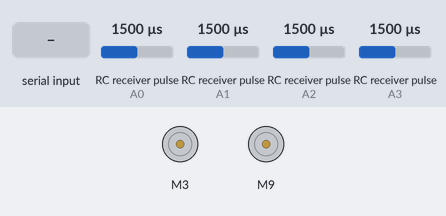
Bench run of a sketch on a simulated Arduino Uno, built with avr-gcc and run on an emulated ATmega328P. Parts: 2 × DC motor (green arrow = forward, orange = backward, longer = faster). Wiring (inferred from the names in the program): 4 × RC receiver channel: data A0 / data A1 / data A2 / data A3. The inputs (shaded band) are chosen by the test bench; at power-on: RC receiver pulse (sensors on A0, A1, A2, A3) 1500 µs. What the sketch prints to the serial monitor is not drawn.

Above: at 4.3 s.
4.4 s: "A" received over Serial
At 5.0 s:
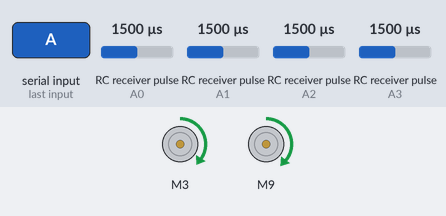
6.0 s: RC receiver pulse (sensor on A0) set to 1020 µs
At 6.6 s:
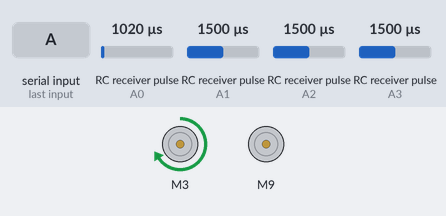
7.7 s: RC receiver pulse (sensor on A1) set to 1020 µs
At 8.4 s:
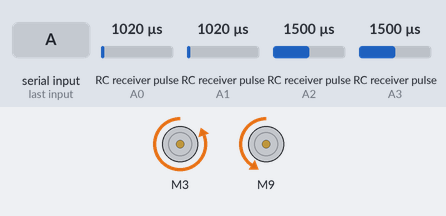
9.4 s: RC receiver pulse (sensor on A2) set to 1020 µs
At 10.3 s:
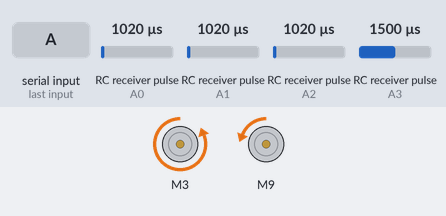
11.2 s: RC receiver pulse (sensor on A0) set to 1250 µs
At 12.2 s:
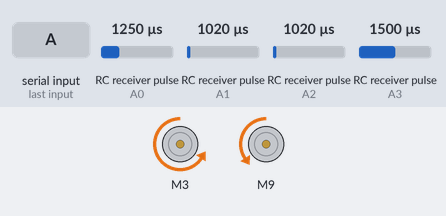
12.9 s: RC receiver pulse (sensor on A1) set to 1250 µs
At 13.8 s:
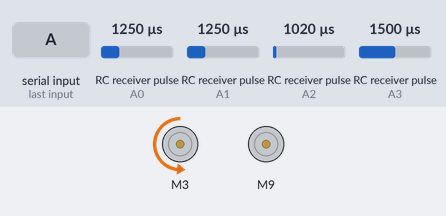
Timing chart, 0 to 15.6 s (numbered marks = the images above; inputs shaded):
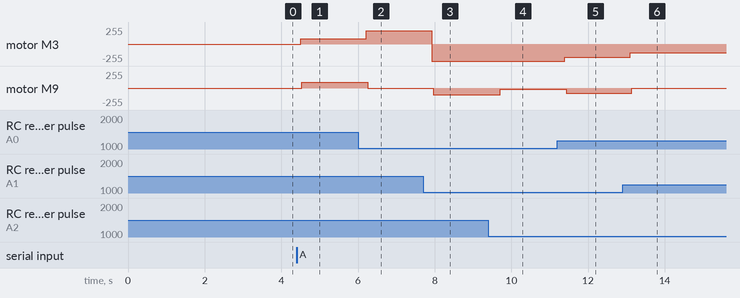

The sketch:

soldrake.ino
```cpp
// pins for motor driver X
#define RPWM_X 3 // define pin 3 for RPWM pin (output)
#define R_EN_X 4 // define pin 2 for R_EN pin (input)
#define R_IS_X 5 // define pin 5 for R_IS pin (output)

#define LPWM_X 6 // define pin 6 for LPWM pin (output)
#define L_EN_X 7 // define pin 7 for L_EN pin (input)
#define L_IS_X 8 // define pin 8 for L_IS pin (output)
// motor driver X pins end here

// pins for motor driver Y
#define RPWM_Y 9 // define pin 9 for RPWM pin (output)
#define R_EN_Y 10 // define pin 10 for R_EN pin (input)
#define R_IS_Y 12 // define pin 12 for R_IS pin (output)

#define LPWM_Y 11 // define pin 11 for LPWM pin (output)
#define L_EN_Y 2 // define pin 7 for L_EN pin (input)
#define L_IS_Y 13 // define pin 8 for L_IS pin (output)
// motor driver Y pins end here

#define CW 1 //
#define CCW 0 //
#define debug 1 //

//// R/C Channel Pin-Map
#define CH1 A0
#define CH2 A1
#define CH3 A2
#define CH4 A3
//#define CH5 A4

#define carLED A5

#include <RobojaxBTS7960.h>
RobojaxBTS7960 motorX(R_EN_X,RPWM_X,R_IS_X, L_EN_X,LPWM_X,L_IS_X,debug);//define motor 1 object
RobojaxBTS7960 motorY(R_EN_Y,RPWM_Y,R_IS_Y, L_EN_Y,LPWM_Y,L_IS_Y,debug);//define motor 2 object and the same way for other motors


char command=NULL;            //Int to store app command state.
int speedCar = 100;     // 50 - 255.
int speed_Coeff = 3;

int rcCH1 = 0; // Left - Right
int rcCH2 = 0; // Forward - Reverse
int rcCH3 = 0; // Acceleration
int rcCH4 = 0; //
int rcCH5 = 0; // knob/sweep


// Motor Speed Values - Start at zero
int MotorSpeedX = 0;
int MotorSpeedY = 0;

// Motor Direction Values - 0 = backward, 1 = forward
int MotorDirX = 1;
int MotorDirY = 1;

void fwdX(int speed_pwm){
  motorX.rotate(speed_pwm,CW);
  delay(10);
  }
void fwdY(int speed_pwm){
  motorY.rotate(speed_pwm,CW);
  delay(10);
  }
void backX(int speed_pwm){
  motorX.rotate(speed_pwm,CCW);
  delay(10);
  }
void backY(int speed_pwm){
  motorY.rotate(speed_pwm,CCW);
  delay(10);
  }

void stop_disable(){
  motorX.stop();
  motorY.stop();
  delay(20);
  }

// Control MotorDriver X
void mControlX(int mspeed, int mdir) {

  // Determine direction
  if (mdir == 0) {
    // Motor backward
    Serial.print("Going Back X | Motor Speed: ");
    backX(mspeed);
    Serial.println(mspeed);

  } else {
    // Motor forward
    Serial.println("Going Ahead X | Motor Speed: ");
    fwdX(mspeed);
    Serial.println(mspeed);
  }

}

// Control MotorDriver Y
void mControlY(int mspeed, int mdir) {

  // Determine direction
  if (mdir == 0) {
    // Motor backward
    Serial.println("Going Back Y | Motor Speed: ");
    backY(mspeed);
    Serial.println(mspeed);

  } else {
    // Motor forward
    Serial.println("Going Ahead Y | Motor Speed: ");
    fwdY(mspeed);
    Serial.println(mspeed);
  }

}

// Read the number of a given channel and convert to the range provided.
// If the channel is off, return the default value
int readChannel(byte channelInput, int minLimit, int maxLimit, int defaultValue) {
   int ch = pulseIn(channelInput, HIGH, 30000);
  if (ch < 100) return defaultValue;
  return map(ch, 1000, 2000, minLimit, maxLimit);
}

// Read the channel and return a boolean value
bool readSwitch(byte channelInput, bool defaultValue) {
  int intDefaultValue = (defaultValue) ? 100 : 0;
  int ch = readChannel(channelInput, 0, 100, intDefaultValue);
  return (ch > 50);
}


void setup(){


   Serial.begin(9600);


  motorX.begin();
  motorY.begin();

  pinMode(CH1, INPUT);
  pinMode(CH2, INPUT);
  pinMode(CH3, INPUT);
  pinMode(CH4, INPUT);
 // pinMode(CH5, INPUT);

  rcCH1 = map(readChannel(CH1, -100, 100, 0), -80, 80, -100, 100);
  rcCH2 = map(readChannel(CH2, -100, 100, 0), -70, 70, -100, 100);
  rcCH3 = constrain(map(readChannel(CH3, 0, 155, 0), 20, 130, 0, 155), 0, 255);
  //rcCH5 = readChannel(CH5, -100, 100, 0);
  rcCH4 = map(readChannel(CH4, -100, 100, 0), -80, 80, -100, 100);

  // Set LED pin as output

  Serial.println("Initiating Rover");
  // Keep motors on standby for two seconds & flash LED
  stop_disable();
  digitalWrite(carLED, HIGH);
  delay (1000);
  digitalWrite(carLED, LOW);
  delay (1000);
  Serial.println("Rover Standby.....");
  delay(1000);
  Serial.println("Select Options");
  Serial.println("A=RC-Mode, F=Forward, B=Backward, L=Left, R=Right, I=Forward LOW SPEED, G=Backward LOW SPEED, J=Right LOW SPEED, H=Left LOW SPEED, S=Stop Robot");
}

void goAheadFS(){

      Serial.println("Going Ahead FULL SPEED.......");
      fwdX(100);
      fwdY(100);

      delay(20);
  }

void goBackFS(){

      Serial.println("Going Back FULL SPEED.......");
      backX(100);
      backY(100);

      delay(20);
  }

void goLeftFS(){

      Serial.println("Going Left FULL SPEED.......");
      backY(100);
      fwdX(100);

      delay(20);
  }

  void goRightFS(){

      Serial.println("Going Right FULL SPEED.......");
      fwdY(100);
      backX(100);

      delay(20);
  }

void goAheadLS(){

      Serial.println("Going Ahead LOW SPEED.......");
      fwdX(speedCar/speed_Coeff);
      fwdY(speedCar/speed_Coeff);

      delay(20);
  }

void goBackLS(){

      Serial.println("Going Back LOW SPEED.......");
      backX(speedCar/speed_Coeff);
      backY(speedCar/speed_Coeff);

      delay(20);
  }

void goRightLS(){

      Serial.println("Going Right LOW SPEED.......");
      fwdY(speedCar/speed_Coeff);
      backX(speedCar/speed_Coeff);

      delay(20);
  }

void goLeftLS(){

      Serial.println("Going Left LOW SPEED.......");
      backY(speedCar/speed_Coeff);
      fwdX(speedCar/speed_Coeff);
      delay(20);
  }

void stopRobot(){

      Serial.println("Robot Standby.......");
      stop_disable();
      delay(20);

  }

////////////////////////////////////////////////

////////////////////////////////////////////////

void loop()
{

if(Serial.available()>=0)
{
  command = Serial.read();
  if(command == 'A' )
        {
          while(Serial.read()!='S')
              {
                //int k= Serial.read();
                //if (k=='S') break;
                digitalWrite(carLED, HIGH);
                //Reading channel Values
                Serial.println("....");
                Serial.println("R/C MODE ENABLED.  Press S to disable");
// Get RC channel values
  rcCH1 = map(readChannel(CH1, -100, 100, 0), -80, 80, -100, 100);
  rcCH2 = map(readChannel(CH2, -100, 100, 0), -70, 70, -100, 100);
  rcCH3 = constrain(map(readChannel(CH3, 0, 155, 0), 20, 130, 0, 155), 0, 255);
  //rcCH5 = readChannel(CH5, -100, 100, 0);
  rcCH4 = map(readChannel(CH4, -100, 100, 0), -80, 80, -100, 100);

  // Print values to serial monitor for debugging
  Serial.print("Ch1 = ");
  Serial.print(rcCH1);

  Serial.print(" Ch2 = ");
  Serial.print(rcCH2);

  Serial.print(" Ch3 = ");
  Serial.print(rcCH3);

  Serial.print(" Ch4 = ");
  Serial.print(rcCH4);

  Serial.print(" Ch5 = ");
  Serial.println(rcCH5);

  // Set speeds with channel 3 value
  MotorSpeedX = rcCH3;
  MotorSpeedY = rcCH3;

  // Set Mode with channel 6 value

    // Normal Mode

    // Turn off LED
//    digitalWrite(carLED, LOW);

    // Set forward/backward direction with channel 2 value
    if (rcCH2 >= 0) {
      //Forward
      MotorDirX = 1;
      MotorDirY = 1;
      Serial.println("Forward");
      delay(20);
    } else {
      //Backward
      MotorDirX = 0;
      MotorDirY = 0;
      Serial.println("Backward");
      delay(20);
    }

    // Add channel 2 speed
    MotorSpeedX = MotorSpeedX + abs(rcCH2);
    MotorSpeedY = MotorSpeedY + abs(rcCH2);

    // Set left/right offset with channel 1 value
    MotorSpeedX = MotorSpeedX - rcCH1;
    MotorSpeedY = MotorSpeedY + rcCH1;


  // Ensure that speeds are between 0 and 255
  MotorSpeedX = map(constrain(MotorSpeedX, 0, 255),0,255,0,100);
  MotorSpeedY = map(constrain(MotorSpeedY, 0, 255),0,255,0,100) + 2;

  if(MotorSpeedX <= 5){
    MotorSpeedX=0;
    }
  if(MotorSpeedY <= 5){
    MotorSpeedY=0;
    }

  //Drive Motors
  Serial.println("Driving Motors");
  mControlX(MotorSpeedX, MotorDirX);
  mControlY(MotorSpeedY, MotorDirY);

  // Print speed values to serial monitor for debugging
  Serial.print("MotorDriver X Speed = ");
  Serial.println(MotorSpeedX);
  Serial.print("MotorDriver Y Speed = ");
  Serial.println(MotorSpeedY);

  // Slight delay
  delay(50);


              }
        }

  else if (command=='F'||command=='B'||command=='L'||command=='R'||command=='I'||command=='G'||command=='J'||command=='H'||command=='S'||command=='W'||command=='w'||command=='D')
  {
  /*command = Serial.read();*/
  digitalWrite(carLED, LOW);

    switch (command) {
        case 'F':goAheadFS();break;
        case 'B':goBackFS();break;
        case 'L':goLeftFS();break;
        case 'R':goRightFS();break;
        case 'I':goAheadLS();break;
        case 'G':goBackLS();break;
        case 'J':goRightLS();break;
        case 'H':goLeftLS();break;

        case 'S':stopRobot();break;

        default: Serial.println("Invalid Input c(><c)");


            }

     }
//else{Serial.println("Invalid Input c(><c)");}
}
}
```

Measured:
- after the input at 4.4 s, motor M3: stopped → forward 79/255 after 0.10 s; motor M9: stopped → forward 84/255 after 0.14 s
- after the input at 6.0 s, motor M3: forward 79/255 → forward 198/255 after 0.21 s; motor M9: forward 84/255 → stopped after 0.25 s
- after the input at 7.7 s, motor M3: forward 198/255 → backward 255/255 after 0.23 s; motor M9: stopped → backward 102/255 after 0.26 s
- after the input at 9.4 s, motor M9: backward 102/255 → backward 20/255 after 0.31 s
- after the input at 11.2 s, motor M3: backward 255/255 → backward 198/255 after 0.19 s; motor M9: backward 20/255 → backward 79/255 after 0.23 s
- after the input at 12.9 s, motor M3: backward 198/255 → backward 132/255 after 0.20 s; motor M9: backward 79/255 → stopped after 0.24 s
